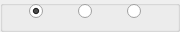
          <widget class="QGroupBox" name="groupBox_12">
           <property name="sizePolicy">
            <sizepolicy hsizetype="Minimum" vsizetype="Ignored">
             <horstretch>0</horstretch>
             <verstretch>0</verstretch>
            </sizepolicy>
           </property>
           <property name="title">
            <string/>
           </property>
           <property name="flat">
            <bool>false</bool>
           </property>
           <widget class="QWidget" name="horizontalLayoutWidget_14">
            <property name="geometry">
             <rect>
              <x>0</x>
              <y>0</y>
              <width>171</width>
              <height>23</height>
             </rect>
            </property>
            <layout class="QHBoxLayout" name="horizontalLayout_16">
             <item>
              <widget class="QRadioButton" name="radioButtonOutAngle2Unknown">
               <property name="sizePolicy">
                <sizepolicy hsizetype="Maximum" vsizetype="Maximum">
                 <horstretch>0</horstretch>
                 <verstretch>0</verstretch>
                </sizepolicy>
               </property>
               <property name="text">
                <string/>
               </property>
               <property name="checked">
                <bool>true</bool>
               </property>
              </widget>
             </item>
             <item>
              <widget class="QRadioButton" name="radioButtonOutAngle2Have">
               <property name="sizePolicy">
                <sizepolicy hsizetype="Maximum" vsizetype="Fixed">
                 <horstretch>0</horstretch>
                 <verstretch>0</verstretch>
                </sizepolicy>
               </property>
               <property name="text">
                <string/>
               </property>
              </widget>
             </item>
             <item>
              <widget class="QRadioButton" name="radioButtonOutAngle2Find">
               <property name="sizePolicy">
                <sizepolicy hsizetype="Maximum" vsizetype="Fixed">
                 <horstretch>0</horstretch>
                 <verstretch>0</verstretch>
                </sizepolicy>
               </property>
               <property name="text">
                <string/>
               </property>
              </widget>
             </item>
            </layout>
           </widget>
          </widget>
